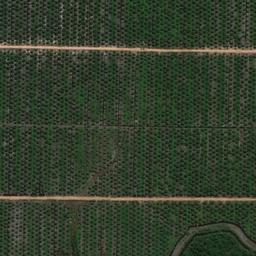
#> input picture K-Means-Clustering/V1/K-Means-Clustering-Data/4.jpg, 256 x 256 px, shrunk from 1024 x 1024 before the run, found by its file name
$ jupyter execute --allow-errors KMeansClustering.ipynb
#> lines starting #> are read from the running program, lines starting #| are printed output that depends on the picture; after the words box and inside, x2 and y2 are one past the last pixel; in counts of white or black regions, pixels touching at a corner belong together
### K-Means-Clustering/V1/src/preprocess.py
import cv2
import numpy as np
from .kmeans_clustering import image_cluster

def run_roadId(fname,fg):
    im = cv2.imread(fname)
    im = cv2.cvtColor(im, cv2.COLOR_BGR2RGB)
    # im = cv2.resize(im, (200,200))
    r,c = im.shape[:2]

    # check if any area is marked manually
    if len(fg)==0:
        return image_cluster(im,12)
    else:
        mask = im.copy()
        mask_val = (0,255,0)
        clip_val = c - 1
        for y1, x1, y2, x2 in fg:
            if x1==x2:
                mask[x1:x1+5, min(y1, y2):max(y1, y2)+1, :] = mask_val
            else:
                k = (y1 - y2) / (x1 - x2)
                x, y = (x1, y1) if x1 < x2 else (x2, y2)
                while True:
                    mask[x:x+5, y:y+5, :] = mask_val
                    x = x+1
                    y = np.clip(int(round(y+k)), 0, clip_val)
                    if x > max(x1, x2):
                        break
        return image_cluster(mask,3)

### K-Means-Clustering/V1/src/kmeans_clustering.py
import numpy as np
import random

#function for total residual error between the old and new centriods
def error_l2_norm(x,y,k):
  error = 0
  for i in range(k):
    error += np.linalg.norm(x[i,:]-y[i,:], ord=None)
  return error

def image_cluster(im,k):
  clustered_im = im
  centroids = np.zeros([k,3]).astype(int)
  new_centroids = np.zeros([k,3])
  for i in range(k):
    centroids[i,:] = [random.randint(0,256),random.randint(0,256),random.randint(0,256)]
    new_centroids[i,:] = ['inf','inf','inf']

  cluster_color_id = np.zeros([k,3]).astype(int)
  cluster_color_id[:,0] = np.linspace(0, 255 , num=k)
  cluster_color_id[:,1] = np.linspace(255, 0 , num=k)
  cluster_color_id[0:int((k+1)/2),2] = cluster_color_id[int(k/2):k,0]
  cluster_color_id[int((k+1)/2):k,2] = cluster_color_id[0:int(k/2),0]

  n = 0
  dictionary = {}
  while error_l2_norm(centroids,new_centroids,k) >= 0.01 * k:
    centroids = new_centroids
    if n == 0:
      new_centroids = np.zeros([k,3])
      n += 1
    dist = np.zeros([k])

    points_in_centroid = np.zeros([k])
    for i in range(im.shape[0]):
      for j in range(im.shape[1]):
        for m in range(k):
          dist[m] = np.linalg.norm(im[i][j]-centroids[m,:], ord=None)
        min_dist = np.argmin(dist)
        dictionary[(i,j)] = min_dist
        points_in_centroid[min_dist] +=1
        new_centroids[min_dist,:] = (new_centroids[min_dist,:] * (points_in_centroid[min_dist] - 1) + im[i][j]) / points_in_centroid[min_dist]

  for i in range(im.shape[0]):
    for j in range(im.shape[1]):
      a = dictionary[(i,j)]
      clustered_im[i][j] = cluster_color_id[a,:]

  return clustered_im

### K-Means-Clustering/V1/src/road_cluster_identification.py
import numpy as np
import cv2

#Function to give the cluster arrays
#Input: K-Means output image
#Output: Produces k arrays, where in each array the kth cluster pixels will have value 1 and remaining pixels will have value 0

def clusters_segmentation(array_to_be_segmented):
  final_segmented_array = []
  check_value_list = np.unique(array_to_be_segmented)
  #print(check_value_list)
  r = len(array_to_be_segmented)
  c = len(array_to_be_segmented[0])
  for i in  range(len(check_value_list)):
    temp_f = []
    for j in range(r):
      temp_a = []
      for k in range(c):
        if(array_to_be_segmented[j][k] == check_value_list[i]):
          temp_a.append(1)
        else:
          temp_a.append(0)
      temp_f.append(temp_a)
    final_segmented_array.append(temp_f)
  return final_segmented_array


#Function to produce the longest connected component
#Input: Clustered Image
#Output: 2 values:
# 1) maxi_row which contains maxiumum connected component in each row
# 2) maxi_col which contains maxiumum connected component in each column
def longest_connected_component(clustered_image):

    r = len(clustered_image)
    c = len(clustered_image[0])

    maxi_col = []
    temp_count_col = -1

    for j in range(r):
        temp_count  = 0
        for k in range(c-1):
            if(clustered_image[j][k] == 1) and (clustered_image[j][k+1]!=0):
                temp_count += 1
            else:
                temp_count += 1
                if(temp_count > temp_count_col):
                    temp_count_col = temp_count
                    temp_count  = 0
        maxi_col.append(temp_count_col)
        temp_count_col = 0

    maxi_row = []
    temp_count_row = -1
    for j in range(c):
        temp_count = 0
        for k in range(r-1):
            if(clustered_image[k][j] == 1) and (clustered_image[k+1][j]!=0):
                temp_count  += 1
            else:
                temp_count += 1
                if(temp_count > temp_count_row):
                    temp_count_row = temp_count
                    temp_count  = 0
        maxi_row.append(temp_count_row)
        temp_count_row=0

    maxi_row_count = 0
    max_col_count = 0
    for i in range(len(maxi_row)):
      if(maxi_row[i] > ((r/2))):
        maxi_row_count += 1
    for j in range((len(maxi_col))):
      if(maxi_col[j] > ((c/2))):
        max_col_count += 1


    return maxi_row_count,max_col_count


#Function to road cluster segmentation
#Input: List of clustered images after clusters_segmentation()
#Output: Road cluster segmented image
def solve(cluster_images_list):
  final_ans = -1
  final_index = -1

  # print(len(cluster_images_list))
  for i in range(len(cluster_images_list)):
    r_count, c_count = longest_connected_component(cluster_images_list[i])
    if((r_count + c_count) >= final_ans):
      final_ans = (r_count + c_count)
      final_index = i

  # print(final_index)
  final_clustered_list = cluster_images_list[final_index]
  r =  len(final_clustered_list)
  c =  len(final_clustered_list[0])
  for i in range(r):
    for j in range(c):
      if(final_clustered_list[i][j] == 1):
        final_clustered_list[i][j] = 255
  # plt.imshow(final_clustered_list,cmap="gray", vmin=0, vmax=255)
  # plt.show()
  return final_clustered_list
  #Uncomment these to write the image
  #a = np.array(final_clustered_list)
  #cv2.imwrite('C:/Users/Radha Krishna/final_image_1.png',a)


#Imporivng the intensities for better visualization
def preprocess(clustered_image):
    #Reading the image after k-means clustering

    c_img = cv2.cvtColor(clustered_image, cv2.COLOR_RGB2GRAY)
    # print(np.unique(clustered_image))
    r,c = c_img.shape
    dummy_v = []
    for i in range(r):
        t = []
        for j in range(c):
            if(c_img[i][j] == 164):
                t.append(255)
            elif(c_img[i][j] == 76):
                t.append(0)
            else:
                t.append(127)
        dummy_v.append(t)
    # plt.imshow(dummy_v,cmap="gray", vmin=0, vmax=255)
    # plt.show()
    return dummy_v


def longest_component_identification(clustered_image):
    # vary intensities for better visualization
    dummy_v = preprocess(clustered_image)
    #Create clusters segmented list
    clusters_segmented_array = clusters_segmentation(dummy_v)
    #Call the solve method with clustered segemneted images as input
    final_clustered_list = solve(clusters_segmented_array)
    return final_clustered_list

### K-Means-Clustering/V1/src/road_cluster_filtering.py
import numpy as np
import sys
import cv2
import matplotlib.pyplot as plt
from .road_cluster_identification import *

sys.setrecursionlimit(20000)

# Appyling dialation and erosion
def morphological_operations(img, k_d=2, itr_d=1, k_e=2, itr_e=1):
    image = np.array(img, dtype=np.uint8)
    kernel_e = np.ones((k_e,k_e), np.uint8)
    output_img = cv2.erode(image, kernel_e, iterations=itr_e)
    kernel_d = np.ones((k_d,k_d), np.uint8)
    output_img = cv2.dilate(output_img, kernel_d, iterations=itr_d)
    return output_img


# Removing non-road areas

#Function for 2Pass alogorithm
#Input: Image for the dilation process or any image which has only 2 unique either
# foreground(1) or background(0)
#Output: Image after 2 pass alogrithm
def two_pass_algo(nodes_list,fly):
    r = len(nodes_list)
    c = len(nodes_list[0])
    dict_1 = {}
    labels = 0
    two_pass_arr = []
    for i in range(r):
        two_pass_temp = []
        for j in range(c):
            if(nodes_list[i][j] == 0):
                two_pass_temp.append(0)
            else:
                val_1 = 0
                val_2 = 0
                if((i-1)>=0):
                    val_1 = two_pass_arr[i-1][j]
                if((j-1)>=0):
                    val_2 = two_pass_temp[j-1]

                if(val_1 == 0 and val_2 == 0):
                    labels += 1
                    two_pass_temp.append(labels)
                elif(val_1 == val_2):
                    two_pass_temp.append(val_1)
                elif(val_1 == 0):
                    two_pass_temp.append(val_2)
                elif(val_2 == 0):
                    two_pass_temp.append(val_1)
                else:
                    two_pass_temp.append(min(val_1,val_2))
                    key_dict =  max(val_1,val_2)
                    value_dict = min(val_1,val_2)
                    if(key_dict in dict_1.keys()):
                        if(value_dict < dict_1[key_dict]):
                            dict_1[key_dict] = value_dict
                    elif(value_dict in dict_1.keys()):
                        dict_1[key_dict] = dict_1[value_dict]
                    else:
                      dict_1[key_dict] = value_dict

        two_pass_arr.append(two_pass_temp)

    for i in range(r):
        for j in range(c):
            key_1 =  two_pass_arr[i][j]
            if key_1 in dict_1.keys():
                two_pass_arr[i][j] =  dict_1[key_1]

    #print(len(np.unique(two_pass_arr)))

    dict_keys_two_pass_arary = {}

    for i in range(len(two_pass_arr)):
      for j in range(len(two_pass_arr[0])):
        if(two_pass_arr[i][j] != 0):
          if(two_pass_arr[i][j] not in dict_keys_two_pass_arary.keys()):
            dict_keys_two_pass_arary[two_pass_arr[i][j]] = 1
          else:
            dict_keys_two_pass_arary[two_pass_arr[i][j]] += 1

    #print(len(dict_keys_two_pass_arary.keys()))
    dict_keys_two_pass_arary = dict(sorted(dict_keys_two_pass_arary.items(), key=lambda item: item[1]))
    #print(dict_keys_two_pass_arary)
    key_dict_sorted = list(dict_keys_two_pass_arary.keys())
    #print(len(key_dict_sorted))
    len_keys = len(key_dict_sorted)

    final_keys = []
    for i in range(fly):
      #print(str(i))
      index = len_keys - i
      final_keys.append(key_dict_sorted[index-1])

    for i in range(len(two_pass_arr)):
      for j in range(len(two_pass_arr[0])):
        if(two_pass_arr[i][j] in final_keys):
          two_pass_arr[i][j] = 255
        else:
          two_pass_arr[i][j] = 0

    return two_pass_arr


def remove_nonroad_areas(dilated_image, num_clusters=2):
    r,c = dilated_image.shape
    dummy_v = []
    for i in range(r):
        t = []
        for j in range(c):
            if(dilated_image[i][j] == 255):
                t.append(1)
            else:
                t.append(0)
        dummy_v.append(t)
    #print(np.unique(dummy_v))
    #Call the solve method with clustered segemneted images as input
    ans = two_pass_algo(dummy_v,num_clusters)
    #plt.imshow(ans,cmap="gray", vmin=0, vmax=255)
    return ans

### K-Means-Clustering/V1/KMeansClustering.ipynb
[cell 1]
import matplotlib.pyplot as plt
from src import *

[cell 2]
file_name = '../Data/4.jpg'
im = cv2.imread(file_name)
#> im is the input picture: shape (256, 256, 3); mean B, G, R 44.4, 62.4, 51.5
im = cv2.cvtColor(im, cv2.COLOR_BGR2RGB)
plt.imshow(im)
plt.show()

[cell 3]
clustered_image = run_roadId(file_name, fg=[])
#> after the loop in image_cluster, `while error_l2_norm(centroids,new_centroids,k) >= 0.01 * k:`: dictionary = 65536 items; n = 1
#> after the loop in image_cluster, `for i in range(im.shape[0]):`:
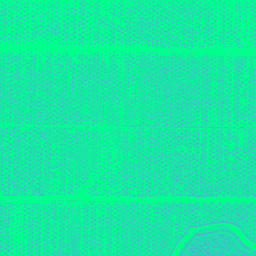
#> clustered_im: shape (256, 256, 3); mean R, G, B 22.6, 231.7, 161.6
plt.imshow(clustered_image)
plt.show()

[cell 4]
identified_roads = longest_component_identification(clustered_image)
#> in preprocess, `c_img = cv2.cvtColor(clustered_image, cv2.COLOR_RGB2GRAY)`:
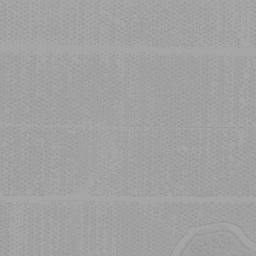
#> c_img: shape (256, 256); min 149, max 166, mean 161.3
#> in longest_component_identification, `dummy_v = preprocess(clustered_image)`: dummy_v = 256 items
#> in clusters_segmentation, `check_value_list = np.unique(array_to_be_segmented)`: check_value_list = [127]
#> in clusters_segmentation, `r = len(array_to_be_segmented)`: r = 256
#> the loop in clusters_segmentation, `for i in  range(len(check_value_list)):` made 1 pass
#> after the loop in clusters_segmentation, `for i in  range(len(check_value_list)):`: final_segmented_array = 1 item
#> the loop in solve, `for i in range(len(cluster_images_list)):` made 1 pass
#> (r in longest_connected_component, c in longest_connected_component, r_count, c_count) on pass 1: (256, 256, 0, 0)
#> after the loop in solve, `for i in range(len(cluster_images_list)):`: final_ans = 0
#> in solve, `final_clustered_list = cluster_images_list[final_index]`: final_clustered_list = 256 items
#> in solve, `r =  len(final_clustered_list)`: r = 256
#> in longest_component_identification, `final_clustered_list = solve(clusters_segmented_array)`: final_clustered_list = 256 items
#> identified_roads = 256 items
plt.imshow(identified_roads, cmap='gray')
plt.show()
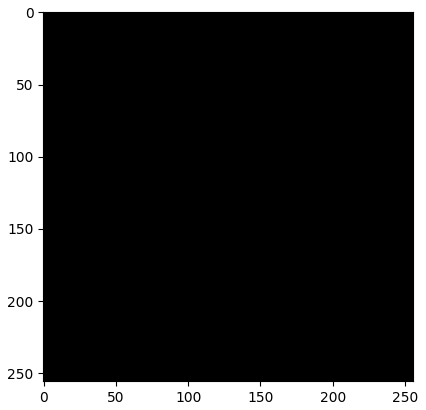
#> figure drawn by matplotlib, 1 panel

[cell 5]
filtered_roads = morphological_operations(identified_roads,3,2,2,1)
#> in morphological_operations, `image = np.array(img, dtype=np.uint8)`: image: shape (256, 256); every value is 255
plt.imshow(filtered_roads, cmap='gray')
plt.show()

#> (a cell that did not finish here is left out)

plt.imshow(final_image, cmap='gray')
plt.show()

$ run again, with K-Means-Clustering/V1/K-Means-Clustering-Data/1.jpg copied over K-Means-Clustering/V1/K-Means-Clustering-Data/4.jpg
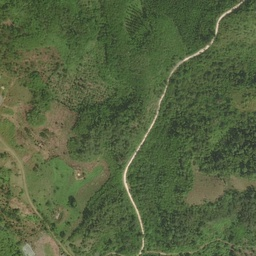
#> input picture K-Means-Clustering/V1/K-Means-Clustering-Data/1.jpg, 256 x 256 px, shrunk from 1024 x 1024 before the run, found by its file name
#> im is the input picture: shape (256, 256, 3); mean B, G, R 64.4, 98.2, 84.3
#> after the loop in image_cluster, `while error_l2_norm(centroids,new_centroids,k) >= 0.01 * k:`: dictionary = 65536 items; n = 1
#> after the loop in image_cluster, `for i in range(im.shape[0]):`:
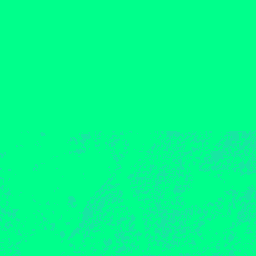
#> clustered_im: shape (256, 256, 3); mean R, G, B 2.6, 252.3, 141.6
#> in preprocess, `c_img = cv2.cvtColor(clustered_image, cv2.COLOR_RGB2GRAY)`:
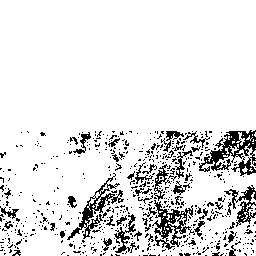
#> c_img: shape (256, 256); values 161 (black) and 166 (white), 88.9% white; black in thin lines or dots, all inside (x1, y1, x2, y2) = (0, 130, 256, 256)
#> dummy_v = 256 items
#> check_value_list = [127]
#> in clusters_segmentation, `r = len(array_to_be_segmented)`: r = 256
#> the loop in clusters_segmentation, `for i in  range(len(check_value_list)):` made 1 pass
#> after the loop in clusters_segmentation, `for i in  range(len(check_value_list)):`: final_segmented_array = 1 item
#> the loop in solve, `for i in range(len(cluster_images_list)):` made 1 pass
#> (r in longest_connected_component, c in longest_connected_component, r_count, c_count) on pass 1: (256, 256, 0, 0)
#> after the loop in solve, `for i in range(len(cluster_images_list)):`: final_ans = 0
#> in solve, `final_clustered_list = cluster_images_list[final_index]`: final_clustered_list = 256 items
#> in solve, `r =  len(final_clustered_list)`: r = 256
#> in longest_component_identification, `final_clustered_list = solve(clusters_segmented_array)`: final_clustered_list = 256 items
#> image: shape (256, 256); every value is 255
